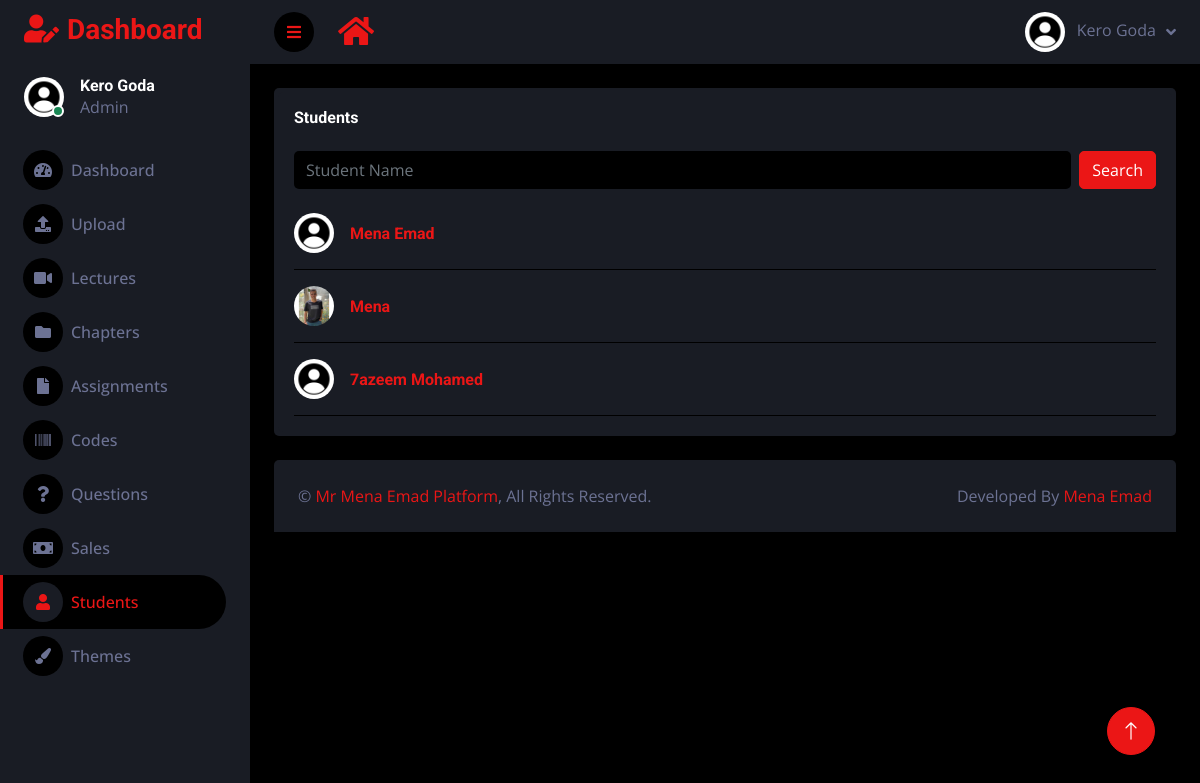
/ar/dashboard/students (signed in), run on the app's committed database.
### main/models.py (models this page shows, shortened)
class Profile(models.Model):
    user = models.ForeignKey(User, on_delete=models.CASCADE , blank=True , null=True)
    id_user = models.IntegerField()
    username = models.CharField(max_length=100, blank=True)
    name = models.CharField(max_length=100, blank=True , null=True)
    image = models.ImageField(upload_to='profile_images', default='blank-profile-picture.jpg' , blank=True , null=True)
    phone = models.CharField(max_length=100, blank=True , null=True)
    school = models.TextField(blank=True)
    location = models.CharField(max_length=100, blank=True)
    class years(models.TextChoices):
        first = 'first',
        second = 'second',
        third = 'third',
        none = 'none',
    year = models.CharField(max_length=25, choices=years.choices, default=years.none,  blank=True , null=True)
    money = models.IntegerField(editable=True , default='0')
    no_of_buys = models.IntegerField(default=0)
    public = models.BooleanField(default=True)
    join_date = models.DateTimeField(default=datetime.now)
    premium = models.BooleanField(default=True)
    instructor = models.BooleanField(default=False)
    admin = models.BooleanField(default=False)
    code = models.CharField(blank=True , max_length=100)

### dashboard/views.py (the view)
# urls.py: path('dashboard/students' , views.dashboard_students , name="dashboard-students"),
def dashboard_students(request ):
    if User.objects.filter(username=request.user.username).first():
        user_object = User.objects.get(username=request.user.username)
        user_profile = Profile.objects.get(user=user_object)
        notifications_count = Notification.objects.filter(user=request.user).count()
    else:
        user_profile = ''
        notifications_count = ''
    students = Profile.objects.filter(instructor=False)
    return render(request, 'dark/students.html', {'user_profile': user_profile, 'students':students ,   'notifications' : notifications_count })

### templates/dark/students.html (shortened to what this page needs)
{% extends "base-dark.html" %}
{% load static %}
{% block content%}
<body>
    <div class="container-fluid position-relative d-flex p-0">
        <div class="sidebar pe-4 pb-3">
            <nav class="navbar bg-secondary navbar-dark">
                <a href="/dashboard" class="navbar-brand mx-4 mb-3">
                    <h3 class="text-primary"><i class="fa fa-user-edit me-2"></i>Dashboard</h3>
                </a>
                <div class="d-flex align-items-center ms-4 mb-4">
                    <div class="position-relative">
                        {% if user_profile.image %}
                        <img class="rounded-circle" src="{{user_profile.image.url}}" alt=""
                            style="width: 40px; height: 40px;">
                        {% else %}
                        <img class="rounded-circle" src="{% static 'images/default-profile-image.jpg' %}" alt=""
                            style="width: 40px; height: 40px;">
                        {% endif %}
                        <div
                            class="bg-success rounded-circle border border-2 border-white position-absolute end-0 bottom-0 p-1">
                        </div>
                    </div>
                    <div class="ms-3">
                        <h6 class="mb-0">{{user_profile.name}}</h6>
                        <span>Admin</span>
                    </div>
                </div>
                <div class="navbar-nav w-100">
                    <a href="{% url 'dashboard-page' %}" class="nav-item nav-link "><i
                            class="fa fa-tachometer-alt me-2"></i>Dashboard</a>
                    <a href="{% url 'dashboard-upload-page' %}" class="nav-item nav-link "><i class="fa fa-upload me-2"></i>Upload</a>
                    <a href="{% url 'dashboard-lectures' %}" class="nav-item nav-link"><i class="fa fa-video me-2"></i>Lectures</a>
                    <a href="{% url 'dashboard-chapters' %}" class="nav-item nav-link "><i
                            class="fa fa-folder me-2"></i>Chapters</a>
                    <a href="/dashboard/assignments" class="nav-item nav-link "><i
                            class="fa fa-file me-2"></i>Assignments</a>
                    <a href="{% url 'dashboard-codes' %}" class="nav-item nav-link "><i
                            class="fa fa-barcode me-2"></i>Codes</a>
                    <a href="{% url 'dashboard-questions' %}" class="nav-item nav-link "><i
                            class="fa fa-question me-2"></i>Questions</a>
                    <a href="{% url 'dashboard-sales' %}" class="nav-item nav-link "><i
                            class="fa fa-money-bill me-2"></i>Sales</a>
                    <a href="{% url 'dashboard-students' %}" class="nav-item nav-link active"><i
                            class="fa fa-user me-2"></i>Students</a>
                    <a href="{% url 'dashboard-themes' %}" class="nav-item nav-link "><i
                            class="fa fa-paint-brush me-2"></i>Themes</a>
                </div>
            </nav>
        </div>
        <div class="content">
            <nav class="navbar navbar-expand bg-secondary navbar-dark sticky-top px-4 py-0">
                <a href="#" class="sidebar-toggler flex-shrink-0 me-4">
                    <i class="fa fa-bars"></i>
                </a>
                <a href="/" class="navbar-brand d-flex ">
                    <h2 class="text-primary mb-0"><i class="fa fa-home"></i></h2>
                </a>
                <div class="navbar-nav align-items-center ms-auto">
                    <div class="nav-item dropdown">
                        <a href="#" class="nav-link dropdown-toggle" data-bs-toggle="dropdown">
                            {% if user_profile.image %}
                            <img class="rounded-circle me-lg-2" src="{{user_profile.image.url}}" alt=""
                                style="width: 40px; height: 40px;">
                            {% else %}
                            <img class="rounded-circle me-lg-2" src="{% static 'images/default-profile-image.jpg' %}"
                                alt="" style="width: 40px; height: 40px;">
                            {% endif %}
                            <span class="d-none d-lg-inline-flex">{{user_profile.name}}</span>
                        </a>
                    </div>
                </div>
            </nav>
            <div class="container-fluid pt-4 px-4">
                <div class="bg-secondary text-center rounded p-1">
                    <div class="col-12" id="students">
                        <div class="h-100 bg-secondary rounded p-3">
                            <div class="d-flex align-items-center justify-content-between mb-4">
                                <h6 class="mb-0">Students</h6>
                            </div>
                            <form action="/search" method="POST">
                                <div class="d-flex mb-2">
                                    <input class="form-control bg-dark border-0" name="username" type="text"
                                        placeholder="Student Name">
                                    <button type="submit" class="btn btn-primary ms-2">Search</button>
                                </div>
                            </form>
                            {% for student in students %}
                            <div class="d-flex align-items-center border-bottom py-3" style="overflow: hidden;">
                                {% if student.image %}
                                <img class="rounded-circle flex-shrink-0" src="{{student.image.url}}" alt=""
                                    style="width: 40px; height: 40px;">
                                {% else %}
                                <img class="rounded-circle flex-shrink-0"
                                    src="{% static 'images/default-profile-image.jpg' %}" alt=""
                                    style="width: 40px; height: 40px;">
                                {% endif %}
                                <div class="w-100 ms-3">
                                    <div class="d-flex w-100 justify-content-between">
                                        <h6 class="mb-0"><a href="/profile/{{student.username}}">{{student.name}}</a>
                                        </h6>
                                    </div>
                                </div>
                            </div>
                            {% endfor %}
                        </div>
                    </div>
                </div>
            </div>
            <div class="container-fluid pt-4 px-4">
                <div class="bg-secondary rounded-top p-4">
                    <div class="row">
                        <div class="col-12 col-sm-6 text-center text-sm-start">
                            &copy; <a href="/">Mr Mena Emad Platform</a>, All Rights Reserved.
                        </div>
                        <div class="col-12 col-sm-6 text-center text-sm-end">
                        Developed By <a href="https://www.facebook.com/bondok.emad">Mena Emad</a>
                        </div>
                    </div>
                </div>
            </div>
        </div>
        <a href="#" class="btn btn-lg btn-primary btn-lg-square back-to-top"><i class="bi bi-arrow-up"></i></a>
    </div>
</body>
{% endblock content %}

### plat/static/dark/css/style.css (style rules this page uses)
:root { --primary: #EB1616; --secondary: #191C24; --light: #6C7293; --dark: #000000; }
.back-to-top { position: fixed; display: none; right: 45px; bottom: 45px; z-index: 99; }
.btn { transition: .5s; }
.btn-lg-square { width: 48px; height: 48px; }
.btn-square, .btn-sm-square, .btn-lg-square { padding: 0; display: inline-flex; align-items: center; justify-content: center; font-weight: normal; border-radius: 50px; }
.sidebar { position: fixed; top: 0; left: 0; bottom: 0; width: 250px; height: 100vh; overflow-y: auto; background: var(--secondary); transition: 0.5s; z-index: 999; }
.content { margin-left: 250px; min-height: 100vh; background: var(--dark); transition: 0.5s; }
@media (min-width: 992px) { .sidebar { margin-left: 0; } }
@media (min-width: 992px) { .content { width: calc(100% - 250px); } }
.sidebar .navbar .navbar-nav .nav-link { padding: 7px 20px; color: var(--light); font-weight: 500; border-left: 3px solid var(--secondary); border-radius: 0 30px 30px 0; outline: none; }
.sidebar .navbar .navbar-nav .nav-link:hover, .sidebar .navbar .navbar-nav .nav-link.active { color: var(--primary); background: var(--dark); border-color: var(--primary); }
.sidebar .navbar .navbar-nav .nav-link i { width: 40px; height: 40px; display: inline-flex; align-items: center; justify-content: center; background: var(--dark); border-radius: 40px; }
.sidebar .navbar .navbar-nav .nav-link:hover i, .sidebar .navbar .navbar-nav .nav-link.active i { background: var(--secondary); }
.content .navbar .navbar-nav .nav-link { margin-left: 25px; padding: 12px 0; color: var(--light); outline: none; }
.content .navbar .sidebar-toggler, .content .navbar .navbar-nav .nav-link i { width: 40px; height: 40px; display: inline-flex; align-items: center; justify-content: center; background: var(--dark); border-radius: 40px; }
.content .navbar .dropdown-toggle::after { margin-left: 6px; vertical-align: middle; border: none; content: "\f107"; font-family: "Font Awesome 5 Free"; font-weight: 900; transition: .5s; }

### data on the page
Profile: image (placeholder picture), name "Kero Goda"
Profile: image (placeholder picture), name "Mena Emad"
Profile: image (picture), name "Mena"
Profile: image (placeholder picture), name "7azeem Mohamed"
